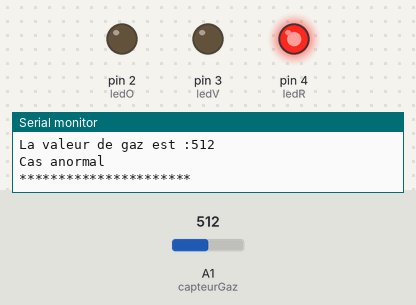
The sketch below on a simulated Arduino Uno, built with avr-gcc and run on an emulated ATmega328P. Shown: output pins drawn as LEDs (lit = HIGH), the last lines printed to the serial monitor. The inputs (shaded band) are chosen by the test bench; at power-on: A1 (capteurGaz) = 512.

Above: at 1.8 s.
1.9 s: A1 (capteurGaz) set to 214
3.4 s: A1 (capteurGaz) set to 193
At 5.1 s:
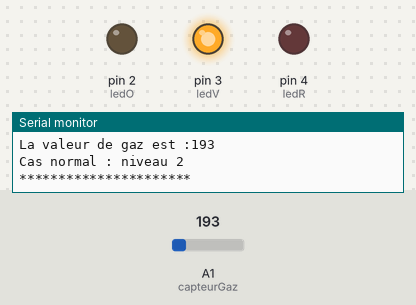
5.5 s: A1 (capteurGaz) set to 130
7.2 s: A1 (capteurGaz) set to 109
At 8.3 s:
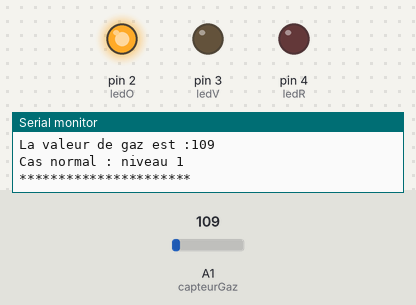
9.5 s: A1 (capteurGaz) set to 122
At 10.6 s:
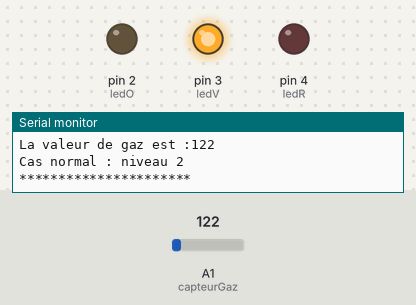
11.5 s: A1 (capteurGaz) set to 210
At 12.5 s:
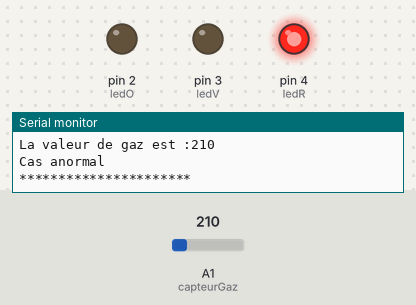
Timing chart, 0 to 14.5 s (numbered marks = the images above; inputs shaded):
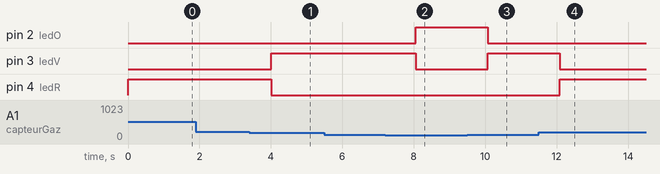

The sketch:

examen.ino
```cpp
//système fuites de gaz
int ledO = 2;
int ledV = 3;
int ledR = 4;
int capteurGaz = A1;
int gs;

void setup() {
  // put your setup code here, to run once:
  Serial.begin(9600);
  pinMode(ledO,OUTPUT);
  pinMode(ledV,OUTPUT);
  pinMode(ledR,OUTPUT);
  pinMode(capteurGaz,INPUT);
}

void loop() {
  // put your main code here, to run repeatedly:
  gs = analogRead(capteurGaz);
  Serial.print("La valeur de gaz est :");
  Serial.println(gs);

  if(gs>=0 && gs<=120){
    Serial.println("Cas normal : niveau 1");
    Serial.println("**********************");
    digitalWrite(ledO,HIGH);
    digitalWrite(ledV,LOW);
    digitalWrite(ledR,LOW);

  }else if(gs>120 && gs<=200){
    Serial.println("Cas normal : niveau 2");
    Serial.println("**********************");
    digitalWrite(ledO,LOW);
    digitalWrite(ledV,HIGH);
    digitalWrite(ledR,LOW);

  }else if(gs>200){
    Serial.println("Cas anormal");
    Serial.println("**********************");
    digitalWrite(ledO,LOW);
    digitalWrite(ledV,LOW);
    digitalWrite(ledR,HIGH);
  }

  delay(1000);

}
```

Measured:
- the behaviour switches between 201 and 200 on A1 (capteurGaz) (found by bisection; images 0 and 1)
- the behaviour switches between 121 and 120 on A1 (capteurGaz) (found by bisection; images 1 and 2)
- after the input at 3.4 s, pin 3 (ledV): LOW → HIGH after 0.61 s; pin 4 (ledR): HIGH → LOW after 0.61 s
- after the input at 7.2 s, pin 2 (ledO): LOW → HIGH after 0.85 s; pin 3 (ledV): HIGH → LOW after 0.85 s
- after the input at 9.5 s, pin 2 (ledO): HIGH → LOW after 0.57 s; pin 3 (ledV): LOW → HIGH after 0.57 s
- after the input at 11.5 s, pin 3 (ledV): HIGH → LOW after 0.58 s; pin 4 (ledR): LOW → HIGH after 0.58 s
